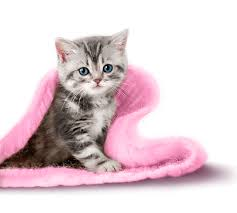
#> input picture opencv/kedi.jpg, 237 x 213 px
$ python kaydetme.py
#> lines starting #> are read from the running program, lines starting #| are printed output that depends on the picture
import cv2
resim=cv2.imread("kedi.jpg",0)
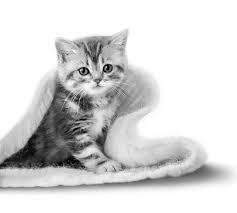
#> resim: shape (213, 237); min 0, max 255, mean 215.5
cv2.imshow("pencere",resim)
cv2.imwrite("kedilogogri.jpg",resim)
a=cv2.waitKey(0)
#> (key Esc is pressed here)
if a==27:
    cv2.destroyAllWindows()
elif a==ord("s"):
    cv2.imwrite("s_tusu_grikedi.jpg",resim)

$ run again, with opencv/basketball.jpg copied over opencv/kedi.jpg
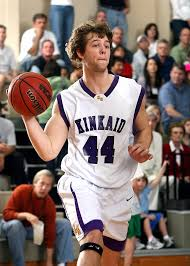
#> input picture opencv/basketball.jpg, 190 x 266 px
#> `resim=cv2.imread("kedi.jpg",0)`:
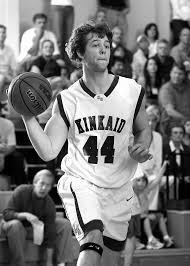
#> resim: shape (266, 190); min 0, max 255, mean 119.2
